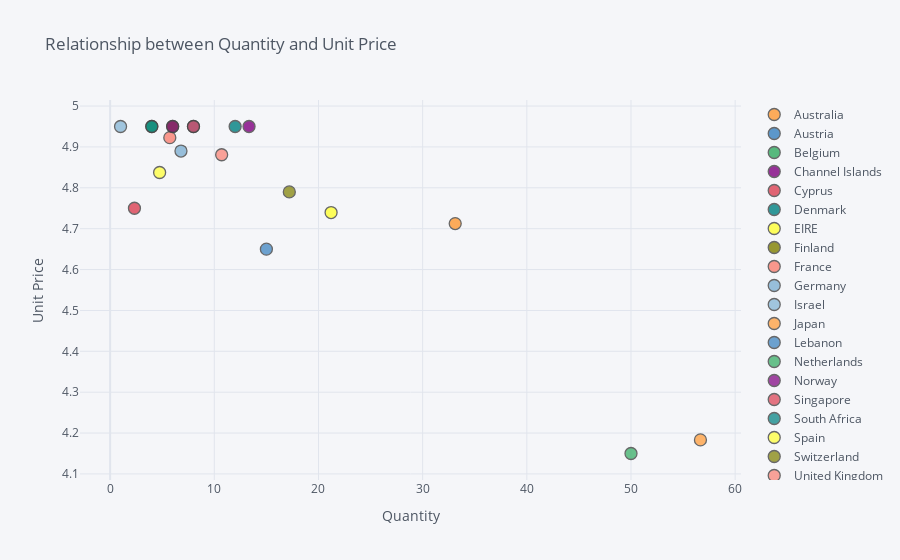

Here is the notebook cell this chart was saved with:
### Code cell
plotthree.iplot(kind='scatter', mode='markers', x='Quantity', y='UnitPrice',categories="Country",
                xTitle="Quantity", yTitle='Unit Price', title='Relationship between Quantity and Unit Price')

### Figure 1 — Plotly figure (JSON) as saved in the notebook; plotly's stock layout.template omitted (floating-point values rounded to 4 significant figures)
{"data": [{"marker": {"color": "rgba(255, 153, 51, 1.0)", "line": {"width": 1.3}, "opacity": 0.8, "size": 12, "symbol": "circle"}, "mode": "markers", "name": "Australia", "textfont": {"color": "#4D5663"}, "type": "scatter", "x": [33.12], "y": [4.713]}, {"marker": {"color": "rgba(55, 128, 191, 1.0)", "line": {"width": 1.3}, "opacity": 0.8, "size": 12, "symbol": "circle"}, "mode": "markers", "name": "Austria", "textfont": {"color": "#4D5663"}, "type": "scatter", "x": [8], "y": [4.95]}, {"marker": {"color": "rgba(50, 171, 96, 1.0)", "line": {"width": 1.3}, "opacity": 0.8, "size": 12, "symbol": "circle"}, "mode": "markers", "name": "Belgium", "textfont": {"color": "#4D5663"}, "type": "scatter", "x": [4], "y": [4.95]}, {"marker": {"color": "rgba(128, 0, 128, 1.0)", "line": {"width": 1.3}, "opacity": 0.8, "size": 12, "symbol": "circle"}, "mode": "markers", "name": "Channel Islands", "textfont": {"color": "#4D5663"}, "type": "scatter", "x": [13.33], "y": [4.95]}, {"marker": {"color": "rgba(219, 64, 82, 1.0)", "line": {"width": 1.3}, "opacity": 0.8, "size": 12, "symbol": "circle"}, "mode": "markers", "name": "Cyprus", "textfont": {"color": "#4D5663"}, "type": "scatter", "x": [2.333], "y": [4.75]}, {"marker": {"color": "rgba(0, 128, 128, 1.0)", "line": {"width": 1.3}, "opacity": 0.8, "size": 12, "symbol": "circle"}, "mode": "markers", "name": "Denmark", "textfont": {"color": "#4D5663"}, "type": "scatter", "x": [12], "y": [4.95]}, {"marker": {"color": "rgba(255, 255, 51, 1.0)", "line": {"width": 1.3}, "opacity": 0.8, "size": 12, "symbol": "circle"}, "mode": "markers", "name": "EIRE", "textfont": {"color": "#4D5663"}, "type": "scatter", "x": [21.21], "y": [4.739]}, {"marker": {"color": "rgba(128, 128, 0, 1.0)", "line": {"width": 1.3}, "opacity": 0.8, "size": 12, "symbol": "circle"}, "mode": "markers", "name": "Finland", "textfont": {"color": "#4D5663"}, "type": "scatter", "x": [6], "y": [4.95]}, {"marker": {"color": "rgba(251, 128, 114, 1.0)", "line": {"width": 1.3}, "opacity": 0.8, "size": 12, "symbol": "circle"}, "mode": "markers", "name": "France", "textfont": {"color": "#4D5663"}, "type": "scatter", "x": [5.727], "y": [4.923]}, {"marker": {"color": "rgba(128, 177, 211, 1.0)", "line": {"width": 1.3}, "opacity": 0.8, "size": 12, "symbol": "circle"}, "mode": "markers", "name": "Germany", "textfont": {"color": "#4D5663"}, "type": "scatter", "x": [6.8], "y": [4.89]}, {"marker": {"color": "rgba(128, 177, 211, 0.8999999999999999)", "line": {"width": 1.3}, "opacity": 0.8, "size": 12, "symbol": "circle"}, "mode": "markers", "name": "Israel", "textfont": {"color": "#4D5663"}, "type": "scatter", "x": [1], "y": [4.95]}, {"marker": {"color": "rgba(255, 153, 51, 0.8999999999999999)", "line": {"width": 1.3}, "opacity": 0.8, "size": 12, "symbol": "circle"}, "mode": "markers", "name": "Japan", "textfont": {"color": "#4D5663"}, "type": "scatter", "x": [56.67], "y": [4.183]}, {"marker": {"color": "rgba(55, 128, 191, 0.8999999999999999)", "line": {"width": 1.3}, "opacity": 0.8, "size": 12, "symbol": "circle"}, "mode": "markers", "name": "Lebanon", "textfont": {"color": "#4D5663"}, "type": "scatter", "x": [15], "y": [4.65]}, {"marker": {"color": "rgba(50, 171, 96, 0.8999999999999999)", "line": {"width": 1.3}, "opacity": 0.8, "size": 12, "symbol": "circle"}, "mode": "markers", "name": "Netherlands", "textfont": {"color": "#4D5663"}, "type": "scatter", "x": [50], "y": [4.15]}, {"marker": {"color": "rgba(128, 0, 128, 0.8999999999999999)", "line": {"width": 1.3}, "opacity": 0.8, "size": 12, "symbol": "circle"}, "mode": "markers", "name": "Norway", "textfont": {"color": "#4D5663"}, "type": "scatter", "x": [6], "y": [4.95]}, {"marker": {"color": "rgba(219, 64, 82, 0.8999999999999999)", "line": {"width": 1.3}, "opacity": 0.8, "size": 12, "symbol": "circle"}, "mode": "markers", "name": "Singapore", "textfont": {"color": "#4D5663"}, "type": "scatter", "x": [8], "y": [4.95]}, {"marker": {"color": "rgba(0, 128, 128, 0.8999999999999999)", "line": {"width": 1.3}, "opacity": 0.8, "size": 12, "symbol": "circle"}, "mode": "markers", "name": "South Africa", "textfont": {"color": "#4D5663"}, "type": "scatter", "x": [4], "y": [4.95]}, {"marker": {"color": "rgba(255, 255, 51, 0.8999999999999999)", "line": {"width": 1.3}, "opacity": 0.8, "size": 12, "symbol": "circle"}, "mode": "markers", "name": "Spain", "textfont": {"color": "#4D5663"}, "type": "scatter", "x": [4.75], "y": [4.838]}, {"marker": {"color": "rgba(128, 128, 0, 0.8999999999999999)", "line": {"width": 1.3}, "opacity": 0.8, "size": 12, "symbol": "circle"}, "mode": "markers", "name": "Switzerland", "textfont": {"color": "#4D5663"}, "type": "scatter", "x": [17.2], "y": [4.79]}, {"marker": {"color": "rgba(251, 128, 114, 0.8999999999999999)", "line": {"width": 1.3}, "opacity": 0.8, "size": 12, "symbol": "circle"}, "mode": "markers", "name": "United Kingdom", "textfont": {"color": "#4D5663"}, "type": "scatter", "x": [10.71], "y": [4.881]}], "layout": {"legend": {"bgcolor": "#F5F6F9", "font": {"color": "#4D5663"}}, "paper_bgcolor": "#F5F6F9", "plot_bgcolor": "#F5F6F9", "title": {"font": {"color": "#4D5663"}, "text": "Relationship between Quantity and Unit Price"}, "xaxis": {"gridcolor": "#E1E5ED", "showgrid": true, "tickfont": {"color": "#4D5663"}, "title": {"font": {"color": "#4D5663"}, "text": "Quantity"}, "zerolinecolor": "#E1E5ED"}, "yaxis": {"gridcolor": "#E1E5ED", "showgrid": true, "tickfont": {"color": "#4D5663"}, "title": {"font": {"color": "#4D5663"}, "text": "Unit Price"}, "zerolinecolor": "#E1E5ED"}}}
